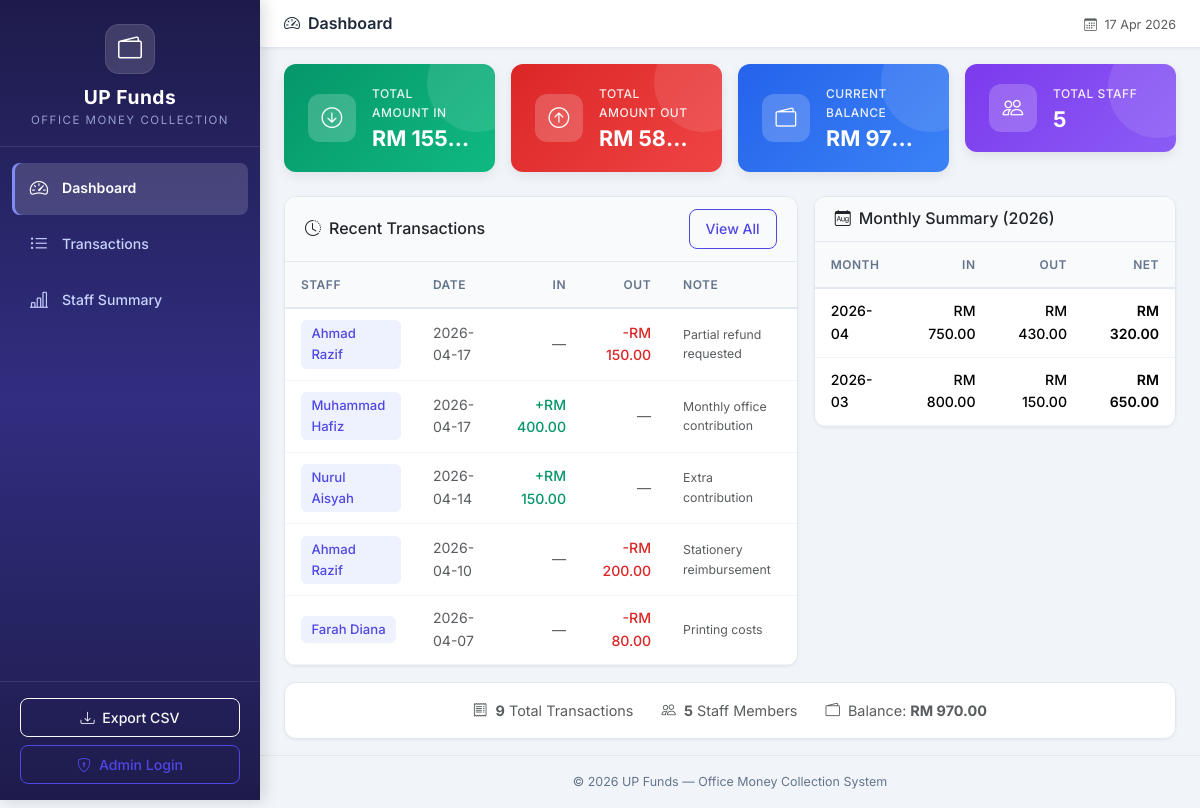
Before: / with the older database file.
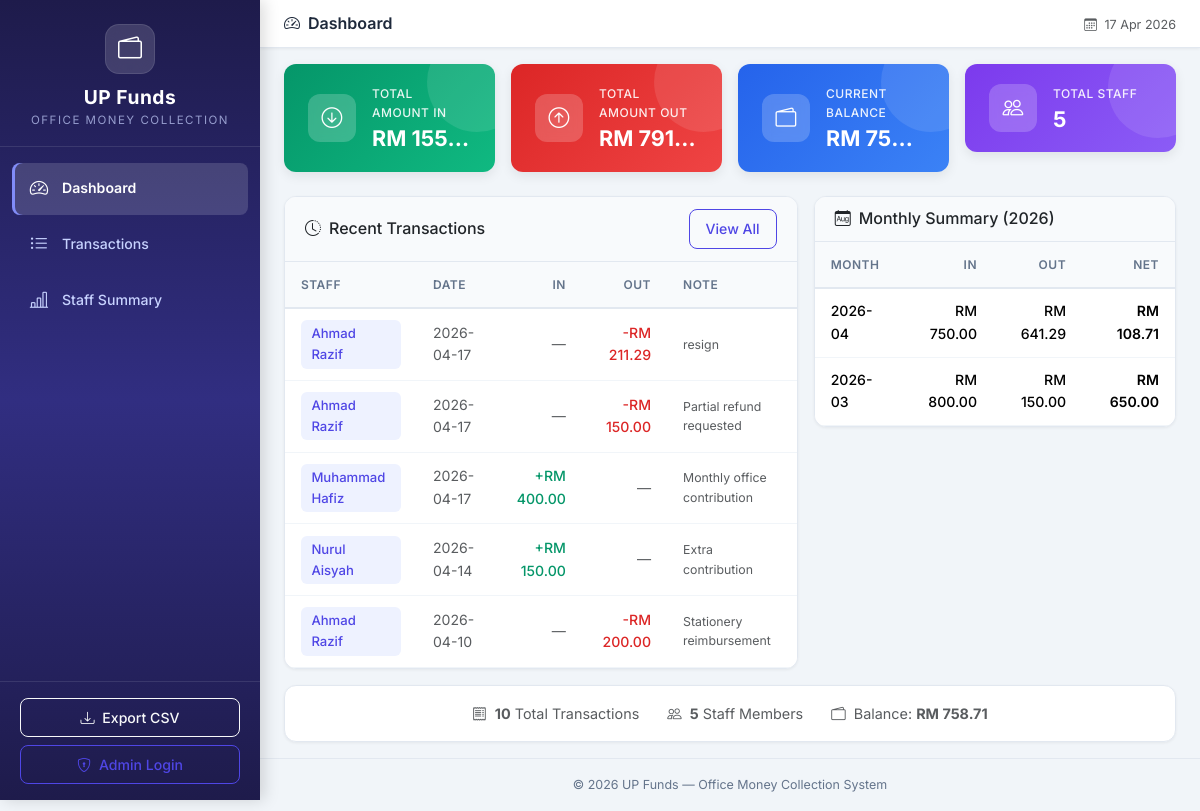
After: the same page with the newer database file.
### tables this page shows
CREATE TABLE cash_records (
            id INTEGER PRIMARY KEY AUTOINCREMENT,
            staff_id INTEGER NOT NULL,
            record_date DATE NOT NULL,
            amount_in REAL DEFAULT 0.00,
            amount_out REAL DEFAULT 0.00,
            expense_type TEXT DEFAULT 'shared',
            note TEXT DEFAULT '',
            created_at TIMESTAMP DEFAULT CURRENT_TIMESTAMP,
            updated_at TIMESTAMP DEFAULT CURRENT_TIMESTAMP,
            FOREIGN KEY (staff_id) REFERENCES staff(id)
        );

CREATE TABLE staff (
            id INTEGER PRIMARY KEY AUTOINCREMENT,
            name TEXT NOT NULL UNIQUE,
            is_active INTEGER DEFAULT 1,
            created_at TIMESTAMP DEFAULT CURRENT_TIMESTAMP
        );

### app.py (the view)
@app.route('/')
def dashboard():
    conn = get_db_connection()
    totals = conn.execute('''
        SELECT
            COALESCE(SUM(amount_in), 0) as total_in,
            COALESCE(SUM(amount_out), 0) as total_out
        FROM cash_records
    ''').fetchone()
    staff_count = conn.execute('SELECT COUNT(*) as count FROM staff').fetchone()['count']
    transaction_count = conn.execute('SELECT COUNT(*) as count FROM cash_records').fetchone()['count']
    recent = conn.execute('''
        SELECT cr.*, s.name as staff_name
        FROM cash_records cr
        JOIN staff s ON cr.staff_id = s.id
        ORDER BY cr.record_date DESC, cr.id DESC
        LIMIT 5
    ''').fetchall()
    monthly = conn.execute('''
        SELECT
            strftime('%Y-%m', record_date) as month,
            SUM(amount_in) as total_in,
            SUM(amount_out) as total_out
        FROM cash_records
        WHERE strftime('%Y', record_date) = strftime('%Y', 'now')
        GROUP BY strftime('%Y-%m', record_date)
        ORDER BY month DESC
    ''').fetchall()
    conn.close()
    return render_template('dashboard.html',
                           total_in=totals['total_in'],
                           total_out=totals['total_out'],
                           balance=totals['total_in'] - totals['total_out'],
                           staff_count=staff_count,
                           transaction_count=transaction_count,
                           recent=recent,
                           monthly=monthly)

### app.py (called while the page is built)
@app.context_processor
def inject_now():
    is_admin = session.get('role') == 'admin'
    return {'now': datetime.now(), 'is_admin': is_admin}

### database.py (called while the page is built)
def get_db_connection():
    conn = sqlite3.connect(DATABASE_PATH)
    conn.row_factory = sqlite3.Row  # Access columns by name
    conn.execute("PRAGMA foreign_keys = ON")  # Enable foreign key support
    return conn

### templates/dashboard.html (shortened to what the changed rows need)
{% extends 'base.html' %}
{% block content %}
<div class="row g-3 mb-4">
    <div class="col-sm-6 col-xl-3">
        <div class="summary-card card-red">
            <div class="card-info">
                <p class="card-label">Total Amount Out</p>
                <h3 class="card-value">RM {{ "%.2f"|format(total_out) }}</h3>
            </div>
        </div>
    </div>
    <div class="col-sm-6 col-xl-3">
        <div class="summary-card card-blue">
            <div class="card-info">
                <p class="card-label">Current Balance</p>
                <h3 class="card-value">RM {{ "%.2f"|format(balance) }}</h3>
            </div>
        </div>
    </div>
</div>
<div class="row g-3">
    <div class="col-lg-7">
        <div class="card content-card">
            <div class="card-body p-0">
                {% if recent %}
                <div class="table-responsive">
                    <table class="table table-hover mb-0">
                        <thead>
                            <tr>
                                <th>Staff</th>
                                <th>Date</th>
                                <th class="text-end">In</th>
                                <th class="text-end">Out</th>
                                <th>Note</th>
                            </tr>
                        </thead>
                        <tbody>
                            {% for record in recent %}
                            <tr>
                                <td>
                                    <span class="staff-badge">{{ record['staff_name'] }}</span>
                                </td>
                                <td class="text-muted">{{ record['record_date'] }}</td>
                                <td class="text-end">
                                    {% if record['amount_in'] > 0 %}
                                        <span class="amount-in">+RM {{ "%.2f"|format(record['amount_in']) }}</span>
                                    {% else %}
                                        <span class="text-muted">—</span>
                                    {% endif %}
                                </td>
                                <td class="text-end">
                                    {% if record['amount_out'] > 0 %}
                                        <span class="amount-out">-RM {{ "%.2f"|format(record['amount_out']) }}</span>
                                    {% else %}
                                        <span class="text-muted">—</span>
                                    {% endif %}
                                </td>
                                <td class="text-muted small">{{ record['note'][:30] }}{{ '...' if record['note']|length > 30 }}</td>
                            </tr>
                            {% endfor %}
                        </tbody>
                    </table>
                </div>
                {% endif %}
            </div>
        </div>
    </div>
    <div class="col-lg-5">
        <div class="card content-card">
            <div class="card-body p-0">
                {% if monthly %}
                <div class="table-responsive">
                    <table class="table table-hover mb-0">
                        <thead>
                            <tr>
                                <th>Month</th>
                                <th class="text-end">In</th>
                                <th class="text-end">Out</th>
                                <th class="text-end">Net</th>
                            </tr>
                        </thead>
                        <tbody>
                            {% for row in monthly %}
                            <tr>
                                <td class="fw-medium">{{ row['month'] }}</td>
                                <td class="text-end amount-in">RM {{ "%.2f"|format(row['total_in']) }}</td>
                                <td class="text-end amount-out">RM {{ "%.2f"|format(row['total_out']) }}</td>
                                <td class="text-end fw-semibold">RM {{ "%.2f"|format(row['total_in'] - row['total_out']) }}</td>
                            </tr>
                            {% endfor %}
                        </tbody>
                    </table>
                </div>
                {% else %}
                <div class="empty-state">
                    <i class="bi bi-calendar-x"></i>
                    <p>No data for this year</p>
                </div>
                {% endif %}
            </div>
        </div>
    </div>
</div>
<div class="row mt-3">
    <div class="col-12">
        <div class="card content-card">
            <div class="card-body text-center py-3">
                <span class="text-muted me-4">
                    <i class="bi bi-receipt me-1"></i>
                    <strong>{{ transaction_count }}</strong> Total Transactions
                </span>
                <span class="text-muted">
                    <i class="bi bi-wallet2 me-1"></i>
                    Balance: <strong>RM {{ "%.2f"|format(balance) }}</strong>
                </span>
            </div>
        </div>
    </div>
</div>
{% endblock %}

Changed rows visible on the page:
no longer on this page (row unchanged): cash_records: staff_name "Farah Diana", record_date "2026-04-07", amount_out "80.00", note "Printing costs"
added cash_records: staff_name "Ahmad Razif", record_date "2026-04-17", amount_out "211.29", note "resign"
Other visible differences:
{{ "%.2f"|format(total_out) }}: "58…" → "791…"
{{ "%.2f"|format(balance) }}: "97…" → "75…"
{{ transaction_count }}: "9" → "10"
{{ "%.2f"|format(balance) }}: "970.00" → "758.71"
new list line: "2026-04 RM 750.00 RM 641.29 RM 108.71"
list line gone: "2026-04 RM 750.00 RM 430.00 RM 320.00"
